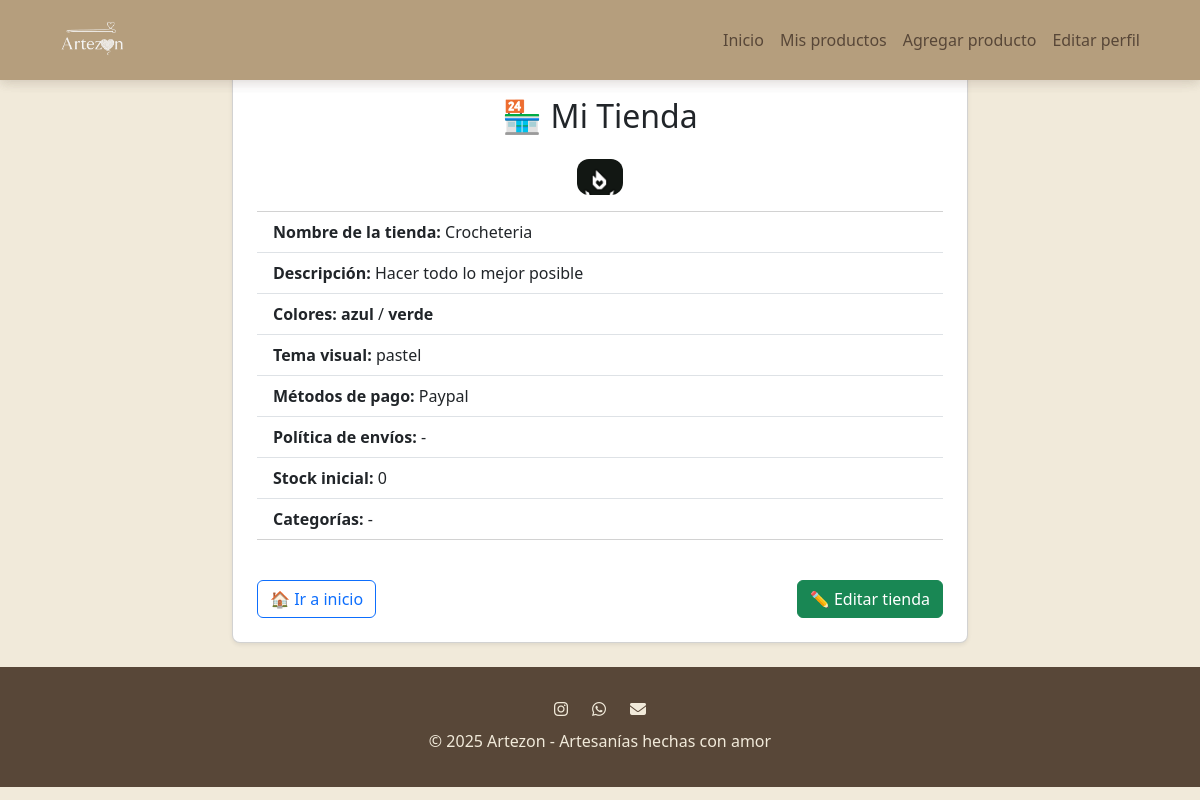
The app's page /mi-tienda/ (signed in) with its own data.
### productos/models.py (models this page shows, shortened)
class Store(models.Model):
    seller = models.OneToOneField(SellerProfile, on_delete=models.CASCADE)
    nombre = models.CharField(max_length=100)
    descripcion = models.TextField(blank=True)
    logotipo = models.ImageField(upload_to="vendedores/tiendas/", blank=True, null=True,
        validators=[FileExtensionValidator(["jpg", "jpeg", "png"])]
    )
    color_principal = models.CharField(max_length=30, blank=True)
    color_secundario = models.CharField(max_length=30, blank=True)
    tema_visual = models.CharField(max_length=30, blank=True)
    metodos_pago = models.CharField(max_length=200, blank=True, help_text="Ej: Transferencia, PayPal, Efectivo")
    politica_envios = models.TextField(blank=True)
    stock_inicial = models.PositiveIntegerField(default=0)
    categorias = models.CharField(max_length=200, blank=True, help_text="Ej: Ropa, Accesorios, Decoración")
    creado = models.DateTimeField(auto_now_add=True)

### productos/views.py (the view)
# urls.py: path("mi-tienda/", store_profile_view, name="store_profile"),
@login_required
def store_profile_view(request):
    try:
        seller_profile = request.user.sellerprofile
        store = seller_profile.store
    except (SellerProfile.DoesNotExist, Store.DoesNotExist):
        messages.info(request, 'Primero debes crear tu perfil de vendedor y tienda.')
        return redirect('create_seller_and_store')
    return render(request, 'productos/store_profile.html', {'store': store})

### productos/templates/productos/store_profile.html
{% extends "base.html" %}
{% load static %}
{% block content %}
<div class="container mt-5">
    <div class="row justify-content-center">
        <div class="col-md-8">
            <div class="card shadow-sm p-4 rounded-3">
                <h2 class="mb-4 text-center">🏪 Mi Tienda</h2>
                {% if store.logotipo %}
                    <div class="text-center mb-3">
                        <img src="{{ store.logotipo.url }}" alt="Logotipo" style="max-width:120px; max-height:120px; border-radius:12px;">
                    </div>
                {% endif %}
                <ul class="list-group list-group-flush mb-4">
                    <li class="list-group-item"><strong>Nombre de la tienda:</strong> {{ store.nombre }}</li>
                    <li class="list-group-item"><strong>Descripción:</strong> {{ store.descripcion|default:'-' }}</li>
                    <li class="list-group-item"><strong>Colores:</strong> <span style="color:{{ store.color_principal }}; font-weight:bold;">{{ store.color_principal|default:'-' }}</span> / <span style="color:{{ store.color_secundario }}; font-weight:bold;">{{ store.color_secundario|default:'-' }}</span></li>
                    <li class="list-group-item"><strong>Tema visual:</strong> {{ store.tema_visual|default:'-' }}</li>
                    <li class="list-group-item"><strong>Métodos de pago:</strong> {{ store.metodos_pago|default:'-' }}</li>
                    <li class="list-group-item"><strong>Política de envíos:</strong> {{ store.politica_envios|default:'-' }}</li>
                    <li class="list-group-item"><strong>Stock inicial:</strong> {{ store.stock_inicial }}</li>
                    <li class="list-group-item"><strong>Categorías:</strong> {{ store.categorias|default:'-' }}</li>
                </ul>
                <div class="d-flex justify-content-between mt-3">
                    <a href="{% url 'home' %}" class="btn btn-outline-primary">🏠 Ir a inicio</a>
                    <a href="{% url 'edit_seller_and_store' %}" class="btn btn-success">✏️ Editar tienda</a>
                </div>
            </div>
        </div>
    </div>
</div>
{% endblock %}

### static/css/styles.css (style rules this page uses)
:root { --vanilla: #F1EADA; --tobacco: #B59E7D; --mountain: #AAA396; --sand: #CEC1A8; --mahogany: #584738; }

### records on screen
Store: logotipo (picture), nombre "Crocheteria", descripcion "Hacer todo lo mejor posible", color_principal "azul", color_secundario "verde", tema_visual "pastel", metodos_pago "Paypal", politica_envios "-", stock_inicial "0", categorias "-"
